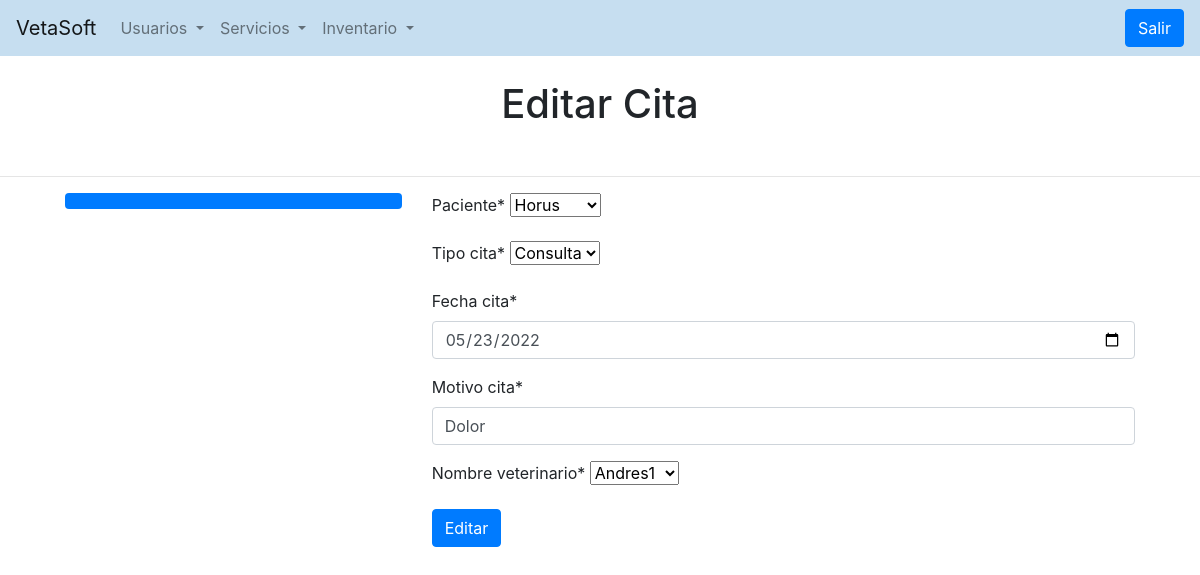
/modificar-citas/3/ (signed in), run on the app's committed database.
### servicios/models.py (models this page shows, shortened)
class agendamiento_citas(models.Model):
    paciente = models.ForeignKey(pacientes,  on_delete=models.CASCADE)
    tipo_cita = models.ForeignKey(tipo_cita, on_delete=models.CASCADE)
    fecha_cita = models.DateField(blank=False)
    motivo_cita = models.CharField(max_length=120)
    nombre_veterinario = models.ForeignKey(veterinario, on_delete=models.CASCADE)
    class Meta:
        verbose_name="Agendamiento Cita"

class tipo_cita(models.Model):
    tipo_cita = models.CharField(max_length=45, blank=False, unique=True)
    class Meta:
        verbose_name="Tipo Cita"
    def __str__(self):
        return self.tipo_cita

### usuarios/models.py (models this page shows)
class veterinario(models.Model):
    nombre_veterinario = models.CharField(max_length=45, blank=False)
    especializacion = models.CharField(max_length=45, blank=False)
    documento = models.ForeignKey(tipo_documento, on_delete=models.CASCADE)
    numero_documento= models.CharField(max_length=10, blank=False, unique=True, validators=[RegexValidator(r'^\d{1,10}$')])
    class Meta:
        verbose_name ="Veterinario"
    def __str__(self):
        return self.nombre_veterinario

### servicios/views.py (the view, shortened to what this page needs)
# urls.py: path('modificar-citas/<id>/', views.modificar_citas, name="modificar_citas"),
@login_required
def modificar_citas(request, id):
    citas = get_object_or_404(agendamiento_citas, id=id)
    data = {'formu': FormularioCitas(instance=citas)}
    return render(request, "servicios/modificar_citas.html", data)

### servicios/forms.py
class FormularioCitas(forms.ModelForm):
    class Meta:
        model = agendamiento_citas
        fields = '__all__'
        widgets = {'fecha_cita': DateInput(attrs={'type':'date'})}

### usuarios/models.py (called while the page is built)
    def __str__(self):
        return self.nombre

### servicios/templates/servicios/modificar_citas.html (shortened to what this page needs)
{% extends  'registration/base.html' %}
{% load crispy_forms_tags %}
{% block content %}
<br>
<center><h1>Editar Cita</h1></center>
<br>
<hr style="width: 1200px;">
<div class="row" style="margin-left: 50px; margin-right: 50px;">
    <div class="col-4">
      <div class="nav flex-column nav-pills" id="v-pills-tab" role="tablist" aria-orientation="vertical">
        <a class="nav-link active" id="v-pills-home-tab" data-toggle="pill" href="#v-pills-home" role="tab" aria-controls="v-pills-home" aria-selected="true"></a>
        <a class="nav-link" id="v-pills-profile-tab" data-toggle="pill" href="#v-pills-profile" role="tab" aria-controls="v-pills-profile" aria-selected="false"></a>
      </div>
    </div>
    <div class="col-8">
      <div class="tab-content" id="v-pills-tabContent">
        <div class="tab-pane fade show active" id="v-pills-home" role="tabpanel" aria-labelledby="v-pills-home-tab"><form action="" method="POST">
          {{formu|crispy}}
        <button type="submit" class="btn btn-primary">Editar</button>
          </form></div>
      </div>
    </div>
  </div>
{% endblock %}

### data on the page
agendamiento_citas: paciente "Horus", fecha_cita "05/23/2022", motivo_cita "Dolor"
tipo_cita: tipo_cita "Consulta"
veterinario: nombre_veterinario "Andres1"
